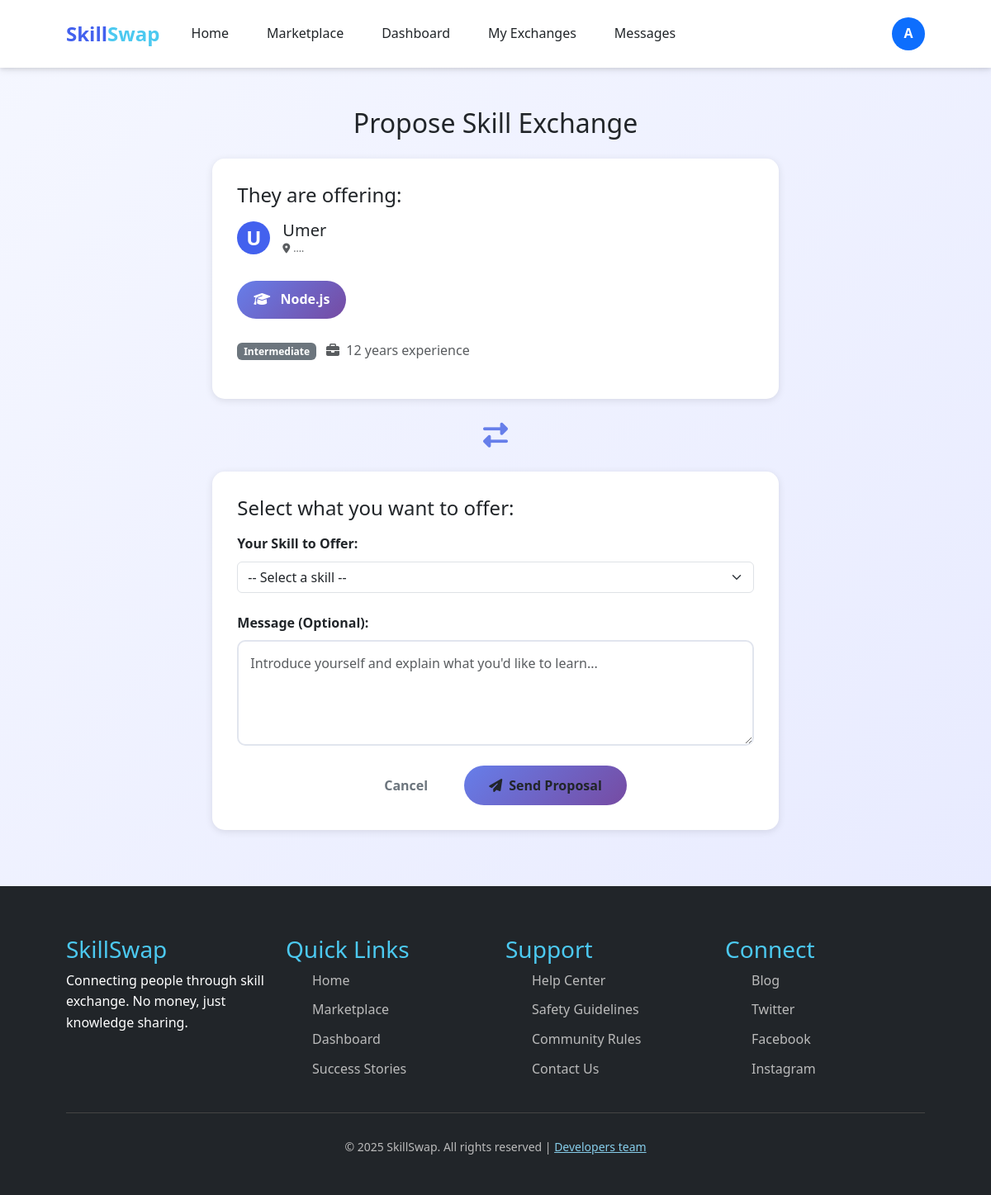
Screenshot of /propose-exchange/7/ (signed in) with the database file from the repository.
### main/models.py (models this page shows, shortened)
class UserSkill(models.Model):
    SKILL_ROLE = (
        ("offer", "Can Offer"),
        ("seek", "Looking For"),
    )
    PROFICIENCY_CHOICES = [
        ("beginner", "Beginner"),
        ("intermediate", "Intermediate"),
        ("advanced", "Advanced"),
        ("expert", "Expert"),
    ]
    user = models.ForeignKey(User, on_delete=models.CASCADE)
    skill = models.ForeignKey(Skill, on_delete=models.CASCADE)
    role = models.CharField(max_length=10, choices=SKILL_ROLE, default="offer")
    proficiency = models.CharField(
        max_length=20, choices=PROFICIENCY_CHOICES, default="beginner"
    )
    experience_years = models.PositiveIntegerField(default=0)
    class Meta:
        unique_together = ("user", "skill", "role")
        indexes = [
            models.Index(fields=["role"]),
            models.Index(fields=["proficiency"]),
            models.Index(fields=["user", "role"]),
        ]

class UserProfile(models.Model):
    user = models.OneToOneField(User, on_delete=models.CASCADE)
    full_name = models.CharField(max_length=150)
    bio = models.TextField()
    location = models.CharField(max_length=100)
    certifications = models.FileField(
        upload_to="certifications/", blank=True, null=True
    )
    created_at = models.DateTimeField(auto_now_add=True)

class Skill(models.Model):
    name = models.CharField(max_length=100, unique=True)
    category = models.ForeignKey(
        Category,
        on_delete=models.SET_NULL,
        null=True,
        blank=True,
        related_name="skills",
    )

### main/views.py (the view, shortened to what this page needs)
# urls.py: path("propose-exchange/<int:user_skill_id>/", views.propose_exchange_view, name="propose_exchange"),
@login_required
def propose_exchange_view(request, user_skill_id):
    other_user_skill = get_object_or_404(
        UserSkill.objects.select_related("user", "user__userprofile", "skill"),
        id=user_skill_id,
        role="offer",
    )
    if other_user_skill.user == request.user:
        messages.error(request, "You cannot propose an exchange with yourself!")
        return redirect("marketplace")
    my_offered_skills = UserSkill.objects.filter(
        user=request.user, role="offer"
    ).select_related("skill")
    context = {
        "other_user_skill": other_user_skill,
        "my_offered_skills": my_offered_skills,
    }
    return render(request, "propose_exchange.html", context)

### main/templates/propose_exchange.html (shortened to what this page needs)
{% extends "base.html" %}
{% load static %}
{% block styles %}
<link rel="stylesheet" href="{% static 'css/home.css' %}">
{% endblock %}
{% block content %}
<div class="container py-5">
    <div class="row justify-content-center">
        <div class="col-md-8">
            <h2 class="text-center mb-4">Propose Skill Exchange</h2>
            <div class="exchange-card">
                <h4 class="mb-3">They are offering:</h4>
                <div class="user-info">
                    <div class="user-avatar">
                        {% if other_user_skill.user.userprofile.full_name %}
                            {{ other_user_skill.user.userprofile.full_name|slice:":1"|upper }}
                        {% else %}
                            {{ other_user_skill.user.username|slice:":1"|upper }}
                        {% endif %}
                    </div>
                    <div>
                        <h5 class="mb-0">
                            {% if other_user_skill.user.userprofile.full_name %}
                                {{ other_user_skill.user.userprofile.full_name }}
                            {% else %}
                                {{ other_user_skill.user.username }}
                            {% endif %}
                        </h5>
                        <p class="text-muted mb-0">
                            {% if other_user_skill.user.userprofile.location %}
                                <i class="fas fa-map-marker-alt me-1"></i>{{ other_user_skill.user.userprofile.location }}
                            {% endif %}
                        </p>
                    </div>
                </div>
                <div class="skill-badge">
                    <i class="fas fa-graduation-cap me-2"></i>
                    {{ other_user_skill.skill.name }}
                </div>
                <p class="mt-3">
                    <span class="badge bg-secondary">{{ other_user_skill.get_proficiency_display }}</span>
                    <span class="ms-2 text-muted">
                        <i class="fas fa-briefcase me-1"></i>
                        {{ other_user_skill.experience_years }} year{{ other_user_skill.experience_years|pluralize }} experience
                    </span>
                </p>
            </div>
            <div class="exchange-arrow">
                <i class="fas fa-exchange-alt"></i>
            </div>
            <div class="exchange-card">
                <h4 class="mb-3">Select what you want to offer:</h4>
                {% if my_offered_skills %}
                <form method="post">
                    <div class="mb-4">
                        <label for="my_skill" class="form-label fw-bold">Your Skill to Offer:</label>
                        <select class="form-select" id="my_skill" name="my_skill" required>
                            <option value="">-- Select a skill --</option>
                        </select>
                    </div>
                    <div class="mb-4">
                        <label for="notes" class="form-label fw-bold">Message (Optional):</label>
                        <textarea class="form-control" id="notes" name="notes" rows="4"
                                  placeholder="Introduce yourself and explain what you'd like to learn..."></textarea>
                    </div>
                    <div class="text-center">
                        <a href="{% url 'marketplace' %}" class="btn btn-outline-secondary px-4 py-2 me-3">Cancel</a>
                        <button type="submit" class="btn btn-propose">
                            <i class="fas fa-paper-plane me-2"></i>Send Proposal
                        </button>
                    </div>
                </form>
                {% endif %}
            </div>
        </div>
    </div>
</div>
{% endblock %}

### main/templates/base.html (shortened to what this page needs)
{% load static %}
<!DOCTYPE html>
<html lang="en">
<head>
    {% block styles %} {% endblock styles %}
    <link rel="stylesheet" href="https://cdn.jsdelivr.net/npm/bootstrap@5.3.0/dist/css/bootstrap.min.css">
    <link rel="stylesheet" href="https://cdnjs.cloudflare.com/ajax/libs/font-awesome/6.4.0/css/all.min.css">
    <link rel="stylesheet" href="{% static 'css/style.css' %}">
</head>
<body>
    <header>
  <nav class="navbar navbar-expand-lg navbar-light bg-white shadow-sm">
    <div class="container">
      <a class="logo" href="{% url 'index' %}">
        Skill<span>Swap</span>
      </a>
      <div class="collapse navbar-collapse" id="navbarNav">
        <ul class="navbar-nav me-auto nav-links">
          <li class="nav-item">
            <a class="nav-link {% if request.resolver_match.url_name == 'index' %}active{% endif %}" href="{% url 'index' %}">Home</a>
          </li>
          <li class="nav-item">
            <a class="nav-link {% if request.resolver_match.url_name == 'marketplace' %}active{% endif %}" href="{% url 'marketplace' %}">Marketplace</a>
          </li>
          {% if user.is_staff %}
          <li class="nav-item">
            <a class="nav-link {% if request.resolver_match.url_name == 'admin_dashboard' %}active{% endif %}" href="{% url 'admin_dashboard' %}">Admin Dashboard</a>
          </li>
          {% else %}
          <li class="nav-item">
            <a class="nav-link {% if request.resolver_match.url_name == 'dashboard' %}active{% endif %}" href="{% url 'dashboard' %}">Dashboard</a>
          </li>
          {% endif %}
          {% if user.is_authenticated %}
          <li class="nav-item">
            <a class="nav-link {% if request.resolver_match.url_name == 'exchanges' %}active{% endif %}" href="{% url 'exchanges' %}">My Exchanges
            </a>
          </li>
          <li class="nav-item">
            <a class="nav-link {% if request.resolver_match.url_name == 'messages' or request.resolver_match.url_name == 'conversation' %}active{% endif %}" href="{% url 'messages' %}">
              Messages
            </a>
          </li>
          {% endif %}
        </ul>
        <div class="d-flex align-items-center">
          {% if user.is_authenticated %}
            <div class="dropdown">
              <a href="#" class="d-flex align-items-center text-decoration-none dropdown-toggle" id="userDropdown" data-bs-toggle="dropdown" aria-expanded="false">
                <div class="rounded-circle bg-primary text-white d-flex justify-content-center align-items-center" style="width:40px; height:40px; font-weight:600;">
                  {% if user.first_name %}
                    {{ user.first_name|slice:":1"|upper }}
                  {% else %}
                    {{ user.username|slice:":1"|upper }}
                  {% endif %}
                </div>
              </a>
            </div>
          {% else %}
            <a href="{% url 'login' %}" class="btn btn-outline me-2">Log In</a>
            <a href="{% url 'signup' %}" class="btn btn-primary">Register</a>
          {% endif %}
        </div>
      </div>
    </div>
  </nav>
</header>
    <main>
        {% block content %}
        {% endblock content %}
    </main>
    <footer>
        <div class="container">
            <div class="row">
                <div class="col-lg-3 col-md-6 mb-4">
                    <h3>SkillSwap</h3>
                    <p>Connecting people through skill exchange. No money, just knowledge sharing.</p>
                </div>
                <div class="col-lg-3 col-md-6 mb-4">
                    <h3>Quick Links</h3>
                    <ul class="footer-links">
                        <li><a href="{% url 'index' %}">Home</a></li>
                        <li><a href="{% url 'marketplace' %}">Marketplace</a></li>
                        <li><a href="{% url 'dashboard' %}">Dashboard</a></li>
                        <li><a href="#">Success Stories</a></li>
                    </ul>
                </div>
                <div class="col-lg-3 col-md-6 mb-4">
                    <h3>Support</h3>
                    <ul class="footer-links">
                        <li><a href="#">Help Center</a></li>
                        <li><a href="#">Safety Guidelines</a></li>
                        <li><a href="#">Community Rules</a></li>
                        <li><a href="#">Contact Us</a></li>
                    </ul>
                </div>
                <div class="col-lg-3 col-md-6 mb-4">
                    <h3>Connect</h3>
                    <ul class="footer-links">
                        <li><a href="#">Blog</a></li>
                        <li><a href="#">Twitter</a></li>
                        <li><a href="#">Facebook</a></li>
                        <li><a href="#">Instagram</a></li>
                    </ul>
                </div>
            </div>
            <div class="copyright text-center">
                <p>&copy; 2025 SkillSwap. All rights reserved | <a class="devlink" style="color: skyblue;" href="{% url "devteam" %}">Developers team</a></p>
            </div>
        </div>
    </footer>
</body>
</html>

### main/static/css/home.css (style rules this page uses)
.user-info p { font-size: 12px; color: var(--gray-medium); margin: 0; }

### main/static/css/style.css (style rules this page uses)
* { margin: 0; padding: 0; box-sizing: border-box; font-family: 'Segoe UI', Tahoma, Geneva, Verdana, sans-serif; }
:root { --primary: #4361ee; --secondary: #3a0ca3; --accent: #4cc9f0; --magic: #b5179e; --light: #f8f9fa; --dark: #212529; --success: #4bb543; --warning: #ff9e00; --error: #e63946; --gray-light: #e1e5ee; --gray-medium: #6c757d; --gray-dark: #495057; }
body { background: linear-gradient(135deg, #f5f7ff 0%, #e6e9ff 100%); color: var(--dark); line-height: 1.6; min-height: 100vh; display: flex; flex-direction: column; }
.container { width: 90%; max-width: 1200px; margin: 0 auto; padding: 0 20px; }
.btn { display: inline-block; padding: 12px 30px; border-radius: 50px; text-decoration: none; font-weight: 600; transition: all 0.3s ease; cursor: pointer; border: none; font-size: 16px; text-align: center; }
header { background: white; box-shadow: 0 2px 10px rgba(0,0,0,0.1); position: sticky; top: 0; z-index: 1000; }
.navbar { display: flex !important; justify-content: space-between !important; align-items: center !important; padding: 20px 0 !important; }
.logo { display: flex; align-items: center; font-size: 24px; font-weight: 700; color: var(--primary); text-decoration: none; }
.logo span { color: var(--accent); }
.nav-links { display: flex; list-style: none; }
.nav-links li { margin-left: 30px; }
.nav-links a { text-decoration: none; color: var(--dark); font-weight: 500; transition: color 0.3s; }
.user-avatar { width: 40px; height: 40px; border-radius: 50%; background: var(--primary); color: white; display: flex; align-items: center; justify-content: center; font-weight: bold; cursor: pointer; }
.user-info p { font-size: 12px; color: var(--gray-medium); margin: 0; }
.form-control { width: 100%; padding: 14px; border: 2px solid var(--gray-light); border-radius: 10px; font-size: 16px; transition: border 0.3s; }
footer { background: var(--dark); color: white; padding: 60px 0 30px; margin-top: auto; }
.footer-links { list-style: none; }
.footer-links li { margin-bottom: 10px; }
.footer-links a { color: #bbb; text-decoration: none; transition: color 0.3s; }
.copyright { text-align: center; padding-top: 30px; border-top: 1px solid #444; color: #bbb; font-size: 14px; }
.text-center { text-align: center; }
footer>.container>.row>div>h3 { color: #4cc9f0; }

### main/templates/propose_exchange.html (style rules this page uses)
.exchange-card { background: #fff; border-radius: 15px; box-shadow: 0 2px 10px rgba(0,0,0,0.1); padding: 30px; margin-bottom: 20px; }
.skill-badge { background: linear-gradient(135deg, #667eea 0%, #764ba2 100%); color: white; padding: 10px 20px; border-radius: 25px; display: inline-block; margin: 10px 0; font-weight: 600; }
.user-info { display: flex; align-items: center; gap: 15px; margin-bottom: 20px; }
.user-avatar { width: 60px; height: 60px; border-radius: 50%; background: linear-gradient(135deg, #667eea 0%, #764ba2 100%); display: flex; align-items: center; justify-content: center; color: white; font-size: 24px; font-weight: bold; }
.exchange-arrow { text-align: center; font-size: 30px; color: #667eea; margin: 20px 0; }
.form-select, .form-control { border: 2px solid #e0e0e0; border-radius: 10px; padding: 12px; transition: all 0.3s ease; }
.btn-propose { background: linear-gradient(135deg, #667eea 0%, #764ba2 100%); border: none; padding: 12px 40px; border-radius: 25px; color: white; font-weight: 600; transition: all 0.3s ease; }

### main/templates/base.html (style rules this page uses)
.dropdown-toggle::after { display: none !important; }

### rows the page displays
UserSkill: user.userprofile.full_name "U", user.userprofile.full_name "Umer", user.userprofile.location "....", skill.name "Node.js", proficiency "Intermediate", experience_years "12"

### other values shown
{{ user.username|slice:":1"|upper }} "A"
